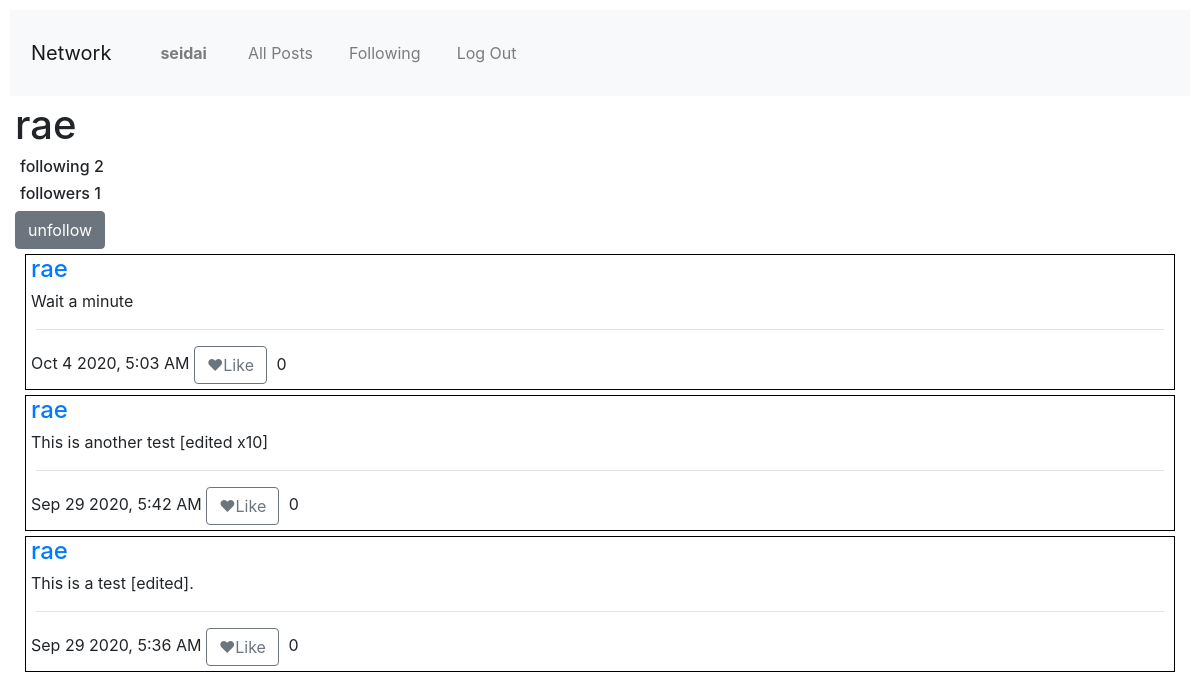
The page /user/2 (signed in) on the database its author committed.
### network/models.py (models this page shows)
class User(AbstractUser):
    follows = models.ManyToManyField("self", symmetrical=False, related_name="followed_by")

class Post(models.Model):
    user = models.ForeignKey("User", on_delete=models.CASCADE, related_name="posts")
    body = models.TextField(blank=True)
    timestamp = models.DateTimeField(auto_now_add=True)
    likes = models.ManyToManyField("User", blank=True, related_name="posts_liked")
    def serialize(self):
        return {
            "id": self.id,
            "user": self.user.username,
            "user_id": self.user.id,
            "body": self.body,
            "timestamp": self.timestamp.strftime("%b %-d %Y, %-I:%M %p"),
            "likes": [user.id for user in self.likes.all()],
        }

### network/views.py (the view)
# urls.py: path("user/<int:userid>", views.profile, name="profile"),
def profile(request, userid):
    try:
        user = User.objects.get(id=userid)
    except User.DoesNotExist:
        return JsonResponse({
                "error": f"User with id {userid} does not exist."
        }, status=400)
    server_posts = user.posts.order_by('-timestamp').all()
    paginator = Paginator([post.serialize() for post in server_posts], 10)
    page_number = request.GET.get('page')
    page_obj = paginator.get_page(page_number)
    return render(request, "network/profile.html",{
        "profile_user":user,
        "page_obj":page_obj
    })

### network/templates/network/profile.html (shortened to what this page needs)
{% extends "network/layout.html" %}
{% load static %}
{% block body %}
    <h1>{{ profile_user.username }}</h1>
    <div>
        <h6>following {{ profile_user.follows.all.count }}</h6>
        <h6>followers {{ profile_user.followed_by.all.count }}</h6>
        {% if user.id != profile_user.id and user.is_authenticated%}
            {% if user not in profile_user.followed_by.all %}
            <button id="follow" class="btn btn-secondary">follow</button>
            {% else %}
            <button id="follow" class="btn btn-secondary">unfollow</button>
            {% endif %}
        {% endif %}
    </div>
    <div>
        {% include "network/posts.html" with page_obj=page_obj %}
    </div>
{% endblock %}

### network/templates/network/layout.html (shortened to what this page needs)
{% load static %}
<!DOCTYPE html>
<html lang="en">
    <head>
        <link rel="stylesheet" href="https://stackpath.bootstrapcdn.com/bootstrap/4.4.1/css/bootstrap.min.css">
        <link href="{% static 'network/styles.css' %}" rel="stylesheet">
    </head>
    <body>
        <nav class="navbar navbar-expand-lg navbar-light bg-light">
            <a class="navbar-brand" href="{% url 'index' %}">Network</a>
            <div>
              <ul class="navbar-nav mr-auto">
                {% if user.is_authenticated %}
                    <li class="nav-item">
                        <a class="nav-link" href="{% url 'profile' user.id %}"><strong>{{ user.username }}</strong></a>
                    </li>
                {% endif %}
                <li class="nav-item">
                  <a class="nav-link" href="{% url 'index' %}">All Posts</a>
                </li>
                {% if user.is_authenticated %}
                    <li class="nav-item">
                        <a class="nav-link" href="{% url 'following' %}">Following</a>
                    </li>
                    <li class="nav-item">
                        <a class="nav-link" href="{% url 'logout' %}">Log Out</a>
                    </li>
                {% endif %}
              </ul>
            </div>
          </nav>
        <div class="body">
            {% block body %}
            {% endblock %}
        </div>
    </body>
</html>

### network/templates/network/posts.html (shortened to what this page needs)
<div id="posts-container">
    {% for post in page_obj %}
    <div class="post" style="border:black 1px solid">
        <a href="{% url 'profile' post.user_id %}" class="h4 post-user">{{post.user}}</a>
        <div class="post-body">{{post.body}}</div>
        <div class="post-foot">
            <hr>
            {{post.timestamp}}
            {% if user.is_authenticated%}
            <button name="like" data-post-id="{{post.id}}" class="btn btn-outline-secondary">❤Like</button>
            <span class="like-counter">0</span>
            {% endif %}
        </div>
    </div>
    {% endfor %}
</div>

### network/static/network/styles.css (style rules this page uses)
* { margin: 5px; }

### rows shown on the page
User: username "seidai"
User: username "rae", follows.all.count "2", followed_by.all.count "1", user "rae" "rae" "rae"
Post: body "Wait a minute"
Post: body "This is another test [edited x10]"
Post: body "This is a test [edited]."

### other values the page prints
{{ post.timestamp }} "Oct 4 2020, 5:03 AM" "Sep 29 2020, 5:42 AM" "Sep 29 2020, 5:36 AM"
